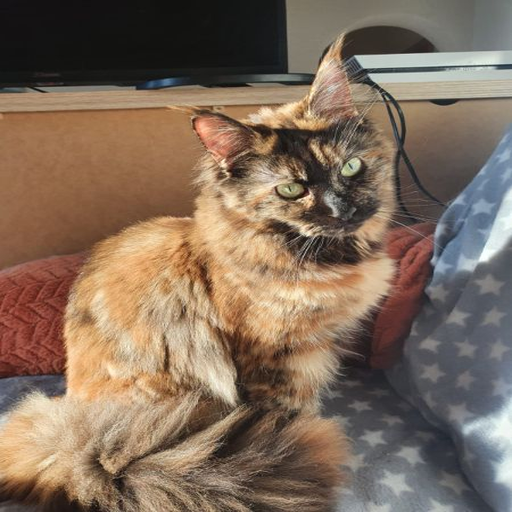
#> input picture Assignment2/cat_15 (1).png, 512 x 512 px
$ jupyter execute PRML_SVD-Sq.ipynb
#> lines starting #> are read from the running program, lines starting #| are printed output that depends on the picture
[cell 1]
import numpy as np

[cell 2]
from PIL import Image

[cell 3]
import matplotlib.pyplot as plt

[cell 4]
image = Image.open('cat_15 (1).png')
#> image is the input picture: PIL image 512x512 RGB; mean R, G, B 129, 108.7, 91.6
np.array(image).shape
#> Out = (512, 512, 3)

[cell 5]
def img_transform(path):
#> called with path = 'cat_15 (1).png'
    img = Image.open(path).convert('L')
    w, h = img.size
#> w = 512; h = 512
    return np.asarray(img, dtype=np.float64)

IMAGE_PATH = 'cat_15 (1).png'

A = img_transform(IMAGE_PATH)
m, n = A.shape
#> m = 512; n = 512
print('Image shape:', A.shape)
#| Image shape: (512, 512)

plt.figure(figsize=(5,5))
plt.imshow(A, cmap='gray')
plt.title('RGB Image converted to Grayscale')
plt.axis('off')
plt.show()

[cell 6]
def find_ATA(A):
    #finding A^TA
    return A.T @ A
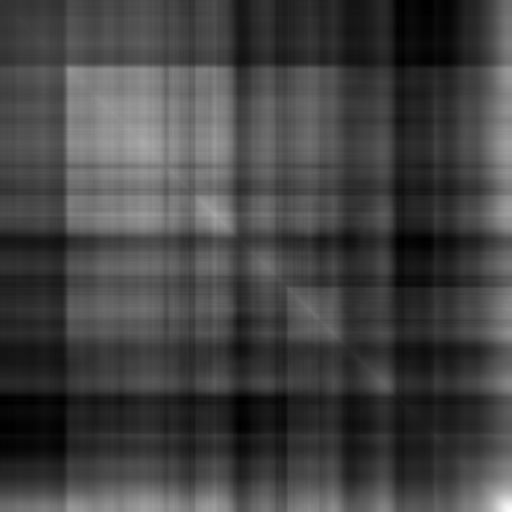
#> returned value: shape (512, 512) float64; min 4215894, max 13909466, mean 6793682.5; drawn with min black and max white


def matvec(A, v):
    #find U
    return np.array([np.sum(A[i, :] * v) for i in range(A.shape[0])])

[cell 7]
def outer_prod(u, v):

    return u.reshape(-1, 1) * v.reshape(1, -1) # to reconstruct Ak, uvt


def frobenius_norm(M):
    #Frobenius norm to measure reconstruction error
    return np.sqrt(np.sum(np.abs(M) ** 2))

[cell 8]
def creat_svd_via_eig(A):
    AtA = find_ATA(A)
    eigvals, V = np.linalg.eigh(AtA)      # find eigenvalues and eigenvectors
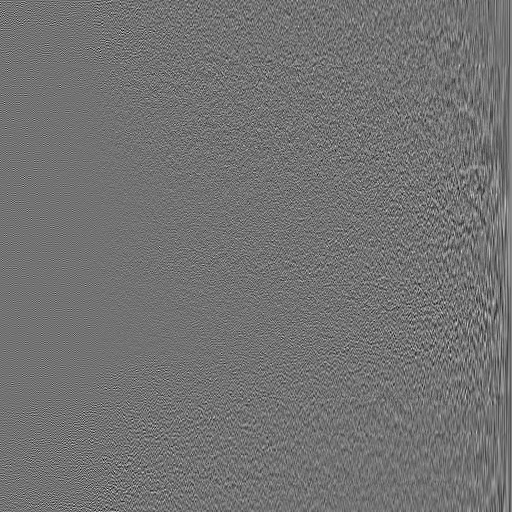
#> V: shape (512, 512) float64; min -0.241, max 0.293, mean 7.45e-05; drawn with min black and max white
#> eigvals = 512 values from 0.00115 to 3.53e+09

    n = len(eigvals)
#> n = 512
    order = list(range(n))
#> order = 512 values from 0 to 511

    #  selection sort (descending)
    for i in range(n):
        max_idx = i
        for j in range(i + 1, n):
            if eigvals[order[j]] > eigvals[order[max_idx]]:
                max_idx = j
        order[i], order[max_idx] = order[max_idx], order[i]

    #  reorder eigvals and V using the sorted order
    sorted_eigvals = np.zeros(n)
#> sorted_eigvals = 512 values from 0 to 0
    sorted_V = np.zeros_like(V)
    for new_pos, old_idx in enumerate(order):
        val = eigvals[old_idx]
        sorted_eigvals[new_pos] = val if val > 0 else 0.0   # manual clip
        for row in range(V.shape[0]):
            sorted_V[row, new_pos] = V[row, old_idx]
#> this loop made 512 passes
#> val on passes 1 to 3: 3.53e+09, 188830617.1, 94481413.1
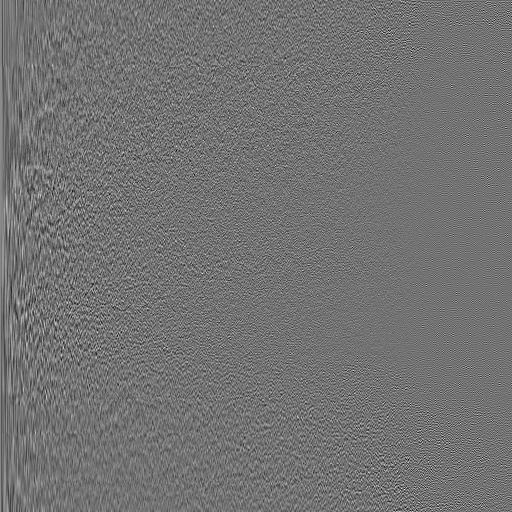
#> sorted_V: shape (512, 512) float64; min -0.241, max 0.293, mean 7.45e-05; drawn with min black and max white
#> after the loop, sorted_eigvals = 512 values, max 3.53e+09 at index 0, min 0.00115 at index 511, mean 8014052.5

    eigvals = sorted_eigvals
#> eigvals has the same summary as sorted_eigvals
    V = sorted_V

    sing = np.sqrt(eigvals)               # built-in sqrt
#> sing = 512 values, max 59455.8 at index 0, min 0.0339 at index 511, mean 446.2

    m, n_cols = A.shape
#> m = 512; n_cols = 512
    r = sing.shape[0]
    U = np.zeros((m, r))

    # built-in vectorized computation for U
    AV = A @ V
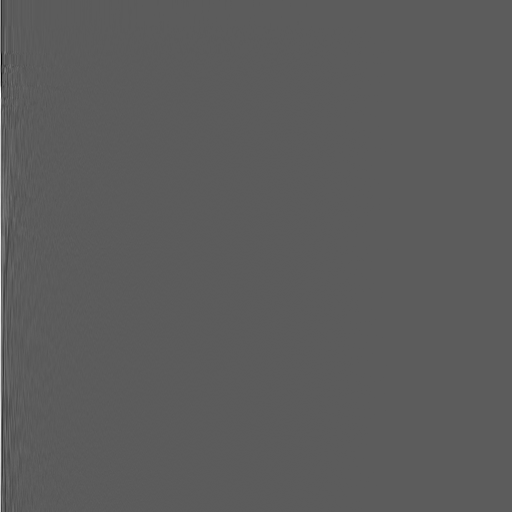
#> AV: shape (512, 512) float64; min -1974.7, max 3493.3, mean 4.8; drawn with min black and max white
    safe_sing = np.where(sing > 1e-10, sing, 1)
#> safe_sing has the same summary as sing
    U = np.where(sing > 1e-10, AV / safe_sing, 0.0)
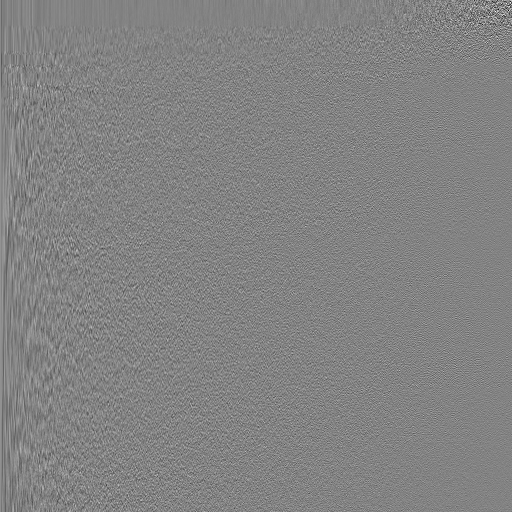
#> U: shape (512, 512) float64; min -0.432, max 0.409, mean 7.26e-05; drawn with min black and max white

    return U, sing, V

U, sing, V = creat_svd_via_eig(A)
print('U:', U.shape, ' singular values:', sing.shape, ' V:', V.shape)
#| U: (512, 512)  singular values: (512,)  V: (512, 512)
print('Top 10 singular values:', np.round(sing[:10], 2))
#| Top 10 singular values: [59455.84 13741.57  9720.15  7986.49  5902.01  5534.33  4553.07  4164.15
#|   3623.54  3223.03]

[cell 9]
def reconstruct_svd(U, sing, V, k):
    """Ak = sum_{i=1}^{k} sigma_i * outer(U[:,i], V[:,i])"""
    m = U.shape[0]
    n = V.shape[0]
    Ak = np.zeros((m, n))
    for i in range(k):
        Ak += sing[i] * outer_prod(U[:, i], V[:, i])
    return Ak

[cell 10]
max_k = min(m, n)
k_values = (30, 60, 80)
k_values = [min(k, max_k) for k in k_values]

fig, axes = plt.subplots(len(k_values), 3, figsize=(12, 3.5*len(k_values)))
for row, k in enumerate(k_values):
    Ak = reconstruct_svd(U, sing, V, k)
    err = np.abs(A - Ak)
    E = frobenius_norm(A - Ak)
    print(f'k={k}   Frobenius error E(k) = {E:.3f}')

    axes[row,0].imshow(A, cmap='gray');                    axes[row,0].set_title('Original')
    axes[row,1].imshow(np.clip(Ak,0,255), cmap='gray');     axes[row,1].set_title(f'Reconstructed, k={k}')
    axes[row,2].imshow(err, cmap='hot');                    axes[row,2].set_title(f'|A - Ak|, E={E:.1f}')
    for ax in axes[row]:
        ax.axis('off')
#> this loop made 3 passes
#> E on passes 1 to 3: 5646.2, 3853.1, 3185.6
#| k=30   Frobenius error E(k) = 5646.241
#| k=60   Frobenius error E(k) = 3853.132
#| k=80   Frobenius error E(k) = 3185.574
#> pass 1, `Ak = reconstruct_svd(U, sing, V, k)`:
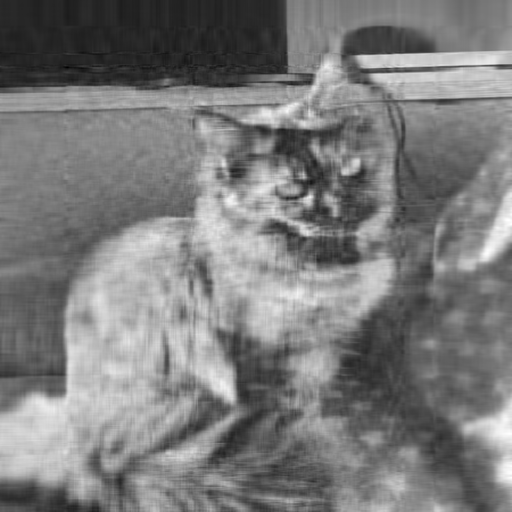
#> Ak: shape (512, 512) float64; min -22.78, max 256.6, mean 112.8; drawn with min black and max white
#> pass 1, `err = np.abs(A - Ak)`:
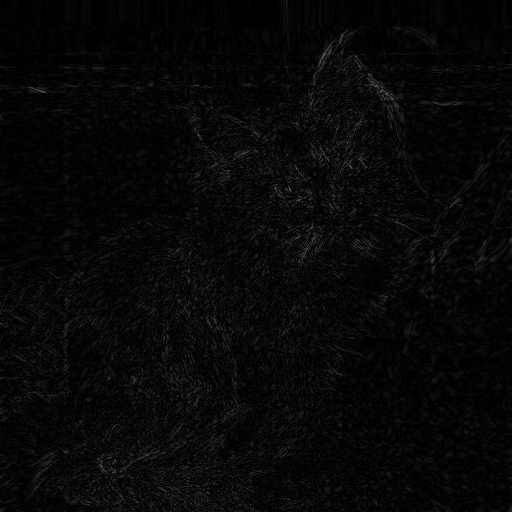
#> err: shape (512, 512) float64; min 0.000179, max 104.4, mean 7.8

plt.tight_layout()
plt.show()
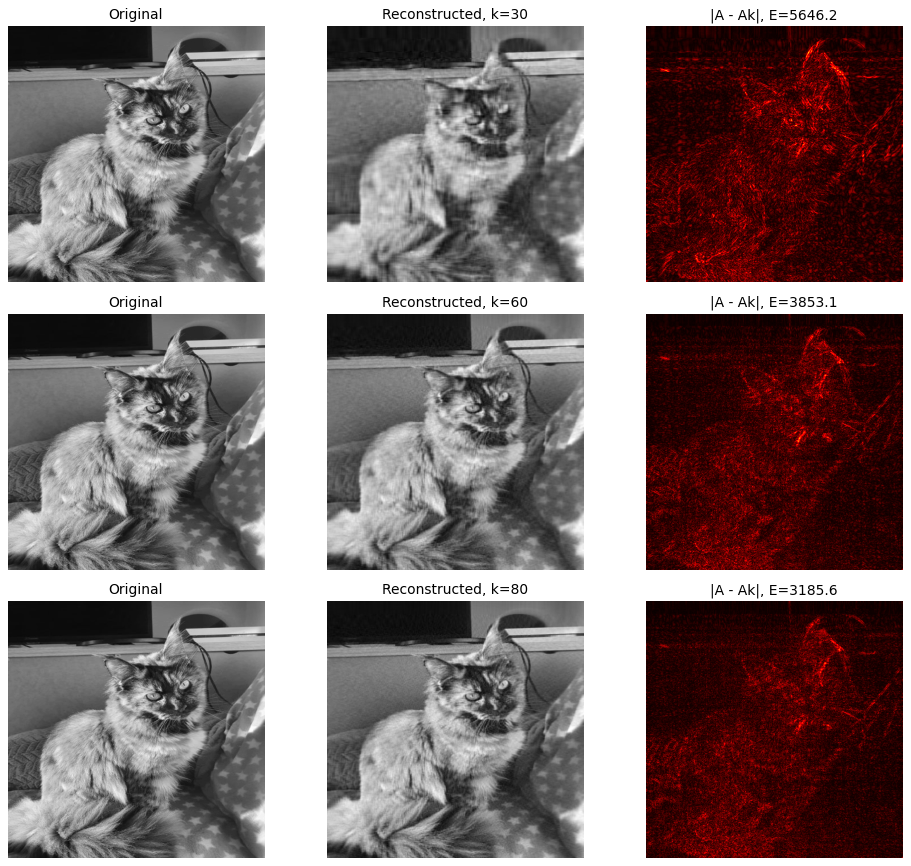
#> figure drawn by matplotlib, 9 panels

[cell 11]
E_all = np.zeros(max_k)
#> E_all = 512 values from 0 to 0
Ak_running = np.zeros((m, n))
#> Ak_running: shape (512, 512) float64; every value is 0
for i in range(max_k):
    Ak_running = Ak_running + sing[i] * outer_prod(U[:, i], V[:, i])
    E_all[i] = frobenius_norm(A - Ak_running)
#> this loop made 512 passes
#> pass 3, `Ak_running = Ak_running + sing[i] * outer_prod(U[:, i], V[:, i])`:
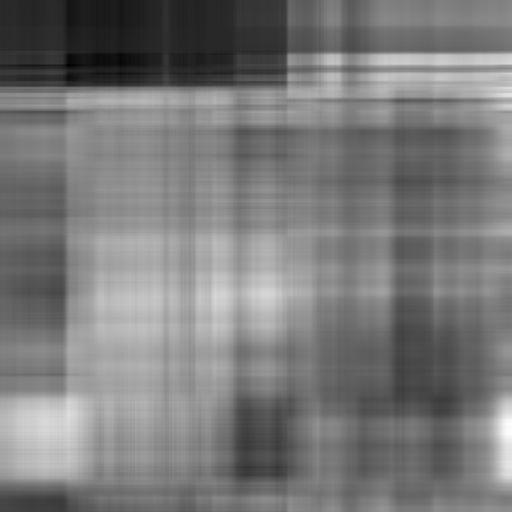
#> Ak_running: shape (512, 512) float64; min -19.6, max 257, mean 112.9; drawn with min black and max white
#> after the loop, E_all = 512 values, max 23836.9 at index 0, min 9.15e-11 at index 511, mean 1587.3

plt.figure(figsize=(7,5))
plt.plot(np.arange(1, max_k+1), E_all)
plt.xlabel('k (number of retained singular values)')
plt.ylabel('Frobenius error E(k)')
plt.title('SVD reconstruction error vs k')
plt.grid(True, alpha=0.3)
plt.show()
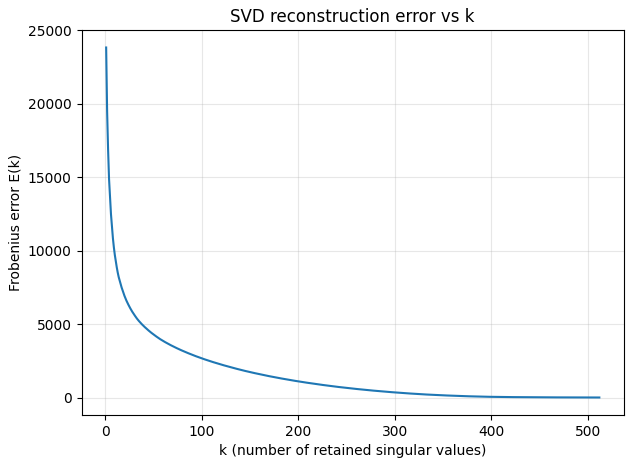
#> figure drawn by matplotlib, 1 panel; curve peaks at x = 1, y = 23836.9

$ run again, with Assignment2/cat_15.png copied over Assignment2/cat_15 (1).png
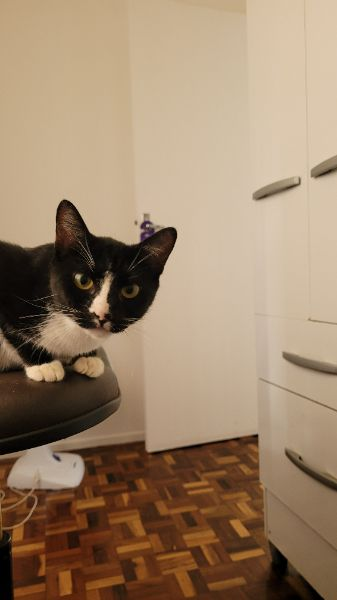
#> input picture Assignment2/cat_15.png, 337 x 600 px
#> image is the input picture: PIL image 337x600 RGB; mean R, G, B 156.2, 131.8, 106.4
#| Image shape: (600, 337)
#> in creat_svd_via_eig, `eigvals, V = np.linalg.eigh(AtA)`: eigvals = 337 values from 1.95 to 4.27e+09
#> in creat_svd_via_eig, `n = len(eigvals)`: n = 337
#> the loop in creat_svd_via_eig, `for new_pos, old_idx in enumerate(order):` made 337 passes
#> val on passes 1 to 3: 4.27e+09, 156867874.6, 40840800.7
#> after the loop in creat_svd_via_eig, `for new_pos, old_idx in enumerate(order):`: sorted_eigvals = 337 values, max 4.27e+09 at index 0, min 1.95 at index 336, mean 13604422.3
#> in creat_svd_via_eig, `eigvals = sorted_eigvals`: eigvals has the same summary as sorted_eigvals
#> in creat_svd_via_eig, `sing = np.sqrt(eigvals)`: sing = 337 values, max 65332.8 at index 0, min 1.4 at index 336, mean 480.6
#> safe_sing has the same summary as sing
#| U: (600, 337)  singular values: (337,)  V: (337, 337)
#| Top 10 singular values: [65332.76 12524.69  6390.68  5398.22  3736.68  3409.11  3012.    2807.98
#|   2262.    2187.06]
#> the loop `for row, k in enumerate(k_values):` made 3 passes
#> E on passes 1 to 3: 2966.3, 1680, 1257.2
#> (printed output is left out)
#> `E_all = np.zeros(max_k)`: E_all = 337 values from 0 to 0
#> after the loop `for i in range(max_k):`:
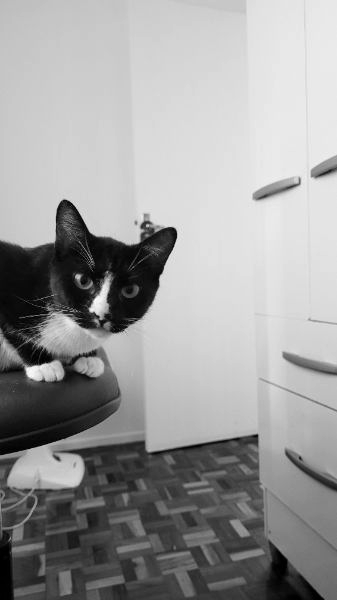
#> Ak_running: shape (600, 337) float64; min -2.95e-13, max 222, mean 136.2; drawn with min black and max white
#> after the loop `for i in range(max_k):`: E_all = 337 values, max 17785.4 at index 0, min 1.23e-10 at index 336, mean 1044.5
#> `plt.show()`:
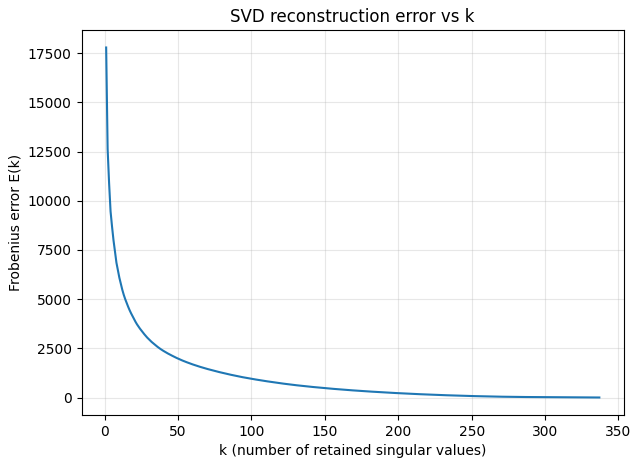
#> figure drawn by matplotlib, 1 panel; curve peaks at x = 1, y = 17785.4
